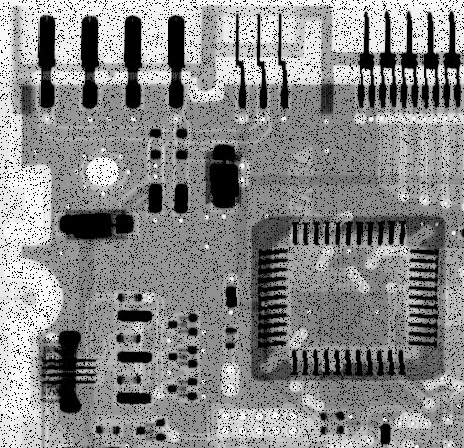
#> input picture circuitboard-pepper.tif, 464 x 448 px
$ jupyter execute --allow-errors lab8_report.ipynb   (shell and % lines are left out)
#> lines starting #> are read from the running program, lines starting #| are printed output that depends on the picture
<h1><center>
    ECE 438 - Laboratory 8<br/>
    Image Processing Basics: Part II<br/>
    Date:<br/>
    Section:<br/>
</center></h1>

|Name |Signature |Time spent outside lab|
|:---:|:---:|:---:|
|Student Name #1 [---%]| | |
|Student Name #2 [---%]| | |

||Below expectations| Lacks in some respect|Meets all expectations|
|:---:|:---:|:---:|:---:|
|**Completeness of the report**||||
|**Organization of the report**||||
|**Quality of figures**: *Correctly labeled with title, x-axis, y-axis, and name(s)*||||
|**Ability to process images with simple operations (15 pts)**: *Output images, question*||||
|**Understanding of pixel distribution and linear transformation (25 pts)**: *Output images, histograms, code(pointTrans), questions*||||
|**Understanding of gamma correction (15 pts)**: *Output image, code(gammCorr), questions*||||
|**Understanding of image smoothing and sharpening (45 pts)**: *Output images, codes(convolve2d, gaussFilter, medianFilter), frequency response, questions*||||

[cell 1]
import numpy as np
from scipy import signal
import matplotlib.pyplot as plt


# refer to https://matplotlib.org/3.1.0/gallery/mplot3d/surface3d.html
from mpl_toolkits.mplot3d import Axes3D
from matplotlib import cm
from matplotlib.ticker import LinearLocator, FormatStrFormatter

[cell 2]
# make sure the plot is displayed in this notebook
# specify the size of the plot
plt.rcParams['figure.figsize'] = (16, 6)

# for auto-reloading extenrnal modules

<h3 style="color:red;"><left>Exercise 1: 2D Convolution</left></h3>

Filters can be represented as a 2-D convolution of an image $f[i, j]$ with the filter’s impulse response $h[i, j]$.

\begin{align*}
    g[i,j]&=f[i,j]**h[i,j]\tag{6}\\
    &=\sum_{k=-\infty}^{\infty}\sum_{l=-\infty}^{\infty}f[i-k,j-l]h[k,l]
\end{align*}

**1. Complete the function below to convolve the image `image` with the filter `kernel`. Use zero padding to make sure the size of the image is unchanged after it being filtered.**

* Assume that the size of the kernel is $s\times s$ where $s$ is odd.
* Try avoid using *for* loops in Equation 6. This can be done by flipping the kernel horizontally and vertically first, and then using element-wise multiplication of matrices and `np.sum()`.
* To zero pad the image, create a new matrix of zeros. The size of this matrix should be $(H+s-1)\times(W+s-1)$, where $H$, $W$ are the height and the width of the original image, and $s$ is the size of the kernel. Then, assign the correct sub-region of the new matrix with the image.

[cell 3]
# [14 lines left out: function convolve2d, not called in this run]

**2. Run the following cell to get the test input image and a $3\times3$ filter. Use your `convolve2d()` function to get the filtered image.**

[cell 4]
image = np.array([[0, 0, 0, 0, 0, 0, 0, 0, 0, 0, 0],
                  [0, 0, 0, 0, 0, 1, 0, 0, 0, 0, 0],
                  [0, 0, 0, 0, 1, 1, 1, 0, 0, 0, 0],
                  [0, 0, 0, 1, 1, 1, 1, 1, 0, 0, 0],
                  [0, 0, 1, 1, 1, 1, 1, 1, 1, 0, 0],
                  [0, 1, 1, 1, 1, 1, 1, 1, 1, 1, 0],
                  [0, 1, 1, 1, 1, 1, 1, 1, 1, 1, 0],
                  [0, 1, 1, 1, 1, 1, 1, 1, 1, 1, 0],
                  [0, 1, 1, 1, 1, 1, 1, 1, 1, 1, 0],
                  [0, 1, 1, 1, 1, 1, 1, 1, 1, 1, 0],
                  [0, 0, 0, 0, 0, 0, 0, 0, 0, 0, 0]]).astype(float)
kernel = np.array([[-1/8, 1/2, -1/8],
                   [-1/4, 1.0, -1/4],
                   [-1/8, 1/2, -1/8]])

[cell 5]
# insert your code here

**3. Run the following cell to check if your `convolve2d()` is correct.**

[cell 6]
filtered_correct = np.array([[0, 0, 0, 0, -1/8, 1/2, -1/8, 0, 0, 0, 0],
                             [0, 0, 0, -1/8, 1/8, 10/8, 1/8, -1/8, 0, 0, 0],
                             [0, 0, -1/8, 1/8, 7/8, 10/8, 7/8, 1/8, -1/8, 0, 0],
                             [0, -1/8, 1/8, 7/8, 9/8, 1, 9/8, 7/8, 1/8, -1/8, 0],
                             [-1/8, 1/8, 7/8, 9/8, 1, 1, 1, 9/8, 7/8, 1/8, -1/8],
                             [-3/8, 1, 9/8, 1, 1, 1, 1, 1, 9/8, 1, -3/8],
                             [-1/2, 3/2, 1, 1, 1, 1, 1, 1, 1, 3/2, -1/2],
                             [-1/2, 3/2, 1, 1, 1, 1, 1, 1, 1, 3/2, -1/2],
                             [-1/2, 3/2, 1, 1, 1, 1, 1, 1, 1, 3/2, -1/2],
                             [-3/8, 9/8, 6/8, 6/8, 6/8, 6/8, 6/8, 6/8, 6/8, 9/8, -3/8],
                             [-1/8, 3/8, 2/8, 2/8, 2/8, 2/8, 2/8, 2/8, 2/8, 3/8, -1/8]])

#> (the rest of this cell did not finish here and is left out)

<h3 style="color:red;"><left>Exercise 2: Image Smoothing</left></h3>

**1. Complete the function below that will create a normalized Gaussian filter that is centered around the origin (the center element of your matrix should be $h[0, 0]$).**

* Note that this filter is both separable and symmetric, meaning $h[i, j] = h[i]h[j]$ and $h[i] = h[−i]$.
* Notice that for this filter to be symmetrically centered around zero, `N` will need to be an odd number.
* Make sure the sum of the filter coefficient magnitudes is $1$.

[cell 7]
# [14 lines left out: function gaussFilter, not called in this run]

**2. Compute the frequency response of a $7\times7$ Gaussian filter with $\sigma^2=1$.**

* You may use the following command to get a $32\times32$ DFT.
```python
H = np.fft.fftshift(np.fft.fft2(h, (32, 32)))
```

[cell 8]
# insert your code here

**3. Plot the magnitude of the frequency response of the Gaussian filter, $|H_{\text{Gauss}}(\omega_1,\omega_2)|$, using the provided ```mesh_plot()``` function below. Plot it over the region $[-\pi,\pi]\times[-\pi,\pi]$, and label the axes.**

[cell 9]
# refer to https://matplotlib.org/3.1.0/gallery/mplot3d/surface3d.html

# [12 lines left out: function mesh_plot, not called in this run]

[cell 10]
# insert your code here

**4. Load the image file ```race.tif``` and filter it with a $7\times7$ Gaussian filter, with $\sigma^2=1$. Display the original and the filtered images.**

[cell 11]
# insert your code here

**5. Load the image files ```noise1.tif``` and ```noise2.tif```, and display them. These images are versions of `race.tif` that have been degraded by additive white Gaussian noise and “salt and pepper” noise, respectively.**

[cell 12]
# insert your code here

**6. Complete the function below to implement a $3\times3$ median filter (without using the ```signal.medfilt2d()``` function).**

* For convenience, you do not have to alter the pixels on the border of `image`.
* Use ```np.median()``` to find the median value of a subarea of the image, i.e., a $3\times3$ window surrounding each pixel.

[cell 13]
# [12 lines left out: function medianFilter, not called in this run]

**7. Filter each of the noisy images with both the $7 \times 7$ Gaussian filter ($\sigma^2 = 1$) and the $3 \times 3$ median filter. Display the 4 results and place a title indicating the type of noise and the filter on each image.**

[cell 14]
# insert your code here

**8. Discuss the effectiveness of each filter for the case of additive white Gaussian noise. Discuss both positive and negative effects that you observe for each filter.**

insert your answer here

**9. Discuss the effectiveness of each filter for the case of “salt & pepper” noise. Again, discuss both positive and negative effects that you observe for each filter.**

insert your answer here

<h3 style="color:red;"><left>Exercise 3: Image Sharpening</left></h3>

**1. Using your ```gaussFilter()``` function, create a $5 \times 5$ Gaussian filter with $\sigma^2 = 1$.**

[cell 15]
# insert your code here

**2. Derive the frequency response of an unsharp mask filter from equation (10).**

insert your answer here

**3. Compute the frequency response of the unsharp mask filter, using the Gaussian filter as $h[i, j]$, $\alpha = 5$ and $\beta = 4$. The size of the calculated frequency response should be $32 \times 32$. Plot the magnitude of this response in the range $[-\pi, \pi] \times [-\pi, \pi]$ using provided function ```mesh_plot()```, and label the axes. Print out this response.**

[cell 16]
# insert your code here

**4. Load the image file ```blur.tif``` and display it.**

[cell 17]
# insert your code here

**5. Apply the unsharp mask filter with the parameters specified above to this image, using equation (9). Use $\alpha = 5$ and $\beta = 4$ to display the filtered image.**

[cell 18]
# insert your code here

**6. What effect did the filtering have on the image?**

insert your answer here

**7. Now try applying the filter to ```blur.tif```, using $\alpha = 10$ and $\beta = 9$. Label the processed image and display it.**

[cell 19]
# insert your code here

**8. Compare this result to the previous one.**

insert your anwer here

<h3 style="color:red;"><left>Exercise 4: Spatial Filtering</left></h3>

#### Introduction to Spatial Filtering
Spatial filtering is a process used to enhance or restore images by manipulating pixel values in a local neighborhood. In this experiment, we will use spatial filtering to restore images affected by **pepper noise** (random black pixels) and **salt noise** (random white pixels).

One effective filter for this type of noise is the **median filter**. The **median filter** is a type of order-statistic filter that replaces the value of a pixel with the **median** value of its neighboring pixels. This is particularly effective for removing salt-and-pepper noise without significantly blurring the edges of the image.

Another effective approach is using **max and min filters**, which can handle pepper and salt noise individually:
- **Max Filter** is effective in reducing **pepper noise** by taking the maximum value within a local neighborhood, which helps to replace black pixels with brighter surrounding values.
- **Min Filter** is effective in reducing **salt noise** by taking the minimum value within a local neighborhood, which helps to replace white pixels with darker surrounding values.

#### Principle of Spatial Filtering
To remove salt or pepper noise, we use spatial filters that smooth the image by averaging or taking other statistical measures of neighboring pixel values.

- **Median Filter**:
  $$ f_{\text{median}}(x, y) = \text{median} \{ g(r, c) \}, \quad (r, c) \in S_{xy} $$
  Where $ S_{xy} $ represents the neighborhood around the pixel at position $ (x, y) $, and $ g(r, c) $ are the intensity values of pixels within the neighborhood. The median filter is particularly effective for removing salt or pepper noise without significantly blurring the edges of the image.

- **Max Filter**:
  $$ f_{\text{max}}(x, y) = \max \{ g(r, c) \}, \quad (r, c) \in S_{xy} $$
  The max filter replaces each pixel value with the maximum value from its neighborhood. This is useful for removing pepper noise.

- **Min Filter**:
  $$ f_{\text{min}}(x, y) = \min \{ g(r, c) \}, \quad (r, c) \in S_{xy} $$
  The min filter replaces each pixel value with the minimum value from its neighborhood. This is useful for removing salt noise.

#### Student Task
1. **Apply spatial filters** (max filter and min filter) to given noisy images that are affected by **pepper noise** and **salt noise** separately.
2. Compare the results of the filters to determine which one works better for removing each type of noise while preserving details.

[cell 20]
import cv2
import numpy as np
import matplotlib.pyplot as plt

# Function to apply max filter
def max_filter(image, kernel_size=3):
    # insert your code here. Hint: check cv2.dilate()
    return None


# Function to apply min filter
def min_filter(image, kernel_size=3):
    # insert your code here. Hint: check cv2.erode()
    return None

# Read and filter the images
pepper_noise_image = cv2.imread('circuitboard-pepper.tif', cv2.IMREAD_GRAYSCALE)
#> pepper_noise_image is the input picture: shape (448, 464); min 0, max 255, mean 135.8
max_filtered_pepper = max_filter(pepper_noise_image, kernel_size=3)

salt_noise_image = cv2.imread('circuitboard-salt.tif', cv2.IMREAD_GRAYSCALE)
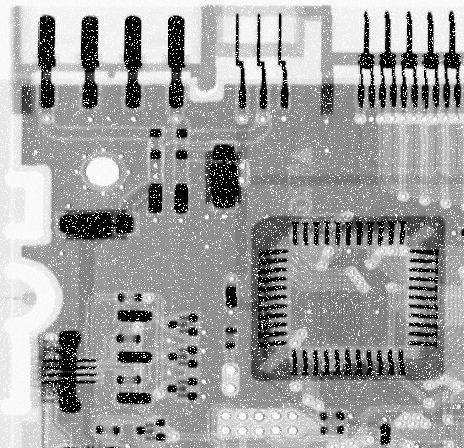
#> input picture circuitboard-salt.tif, 464 x 448 px
#> salt_noise_image is the input picture: shape (448, 464); min 0, max 255, mean 161.1
min_filtered_salt = min_filter(salt_noise_image, kernel_size=3)

# Display the images before and after filtering
plt.figure(figsize=(8, 4))
plt.subplot(1, 2, 1)
plt.title('Pepper Noise Image')
plt.axis('off')
plt.imshow(pepper_noise_image, cmap='gray')

plt.subplot(1, 2, 2)
plt.title('Max Filtered (Pepper Noise)')
plt.axis('off')
#> (the rest of this cell did not finish here and is left out)

<h3 style="color:red;"><left>Exercise 5: Adaptive Median Filtering</left></h3>

#### Introduction to Adaptive Median Filtering
The filters discussed previously, such as median, max, and min filters, are effective but do not adapt to the varying characteristics of the image. In some cases, using an **adaptive median filter** can improve results by adjusting the filtering based on local image characteristics. The **adaptive median filter** works by changing the size of the neighborhood used for filtering until specific conditions are met. This makes it effective for images with high-density salt-and-pepper noise.

#### Principle of Adaptive Median Filtering
In adaptive median filtering, the process starts with a small neighborhood size $ S_{xy} $ centered at the pixel being processed. The algorithm uses two levels of processing for each pixel to decide whether it should be replaced or retained. The conditions are as follows:

- **Level A**:
  - If $ z_{\text{min}} < z_{\text{med}} < z_{\text{max}} $, go to **Level B**.
  - Else, increase the size of $ S_{xy} $.
    - If $ S_{xy} \leq S_{\text{max}} $, repeat **Level A**.
    - Else, output $ z_{\text{med}} $.
- **Level B**:
  - If $ z_{\text{min}} < z_{xy} < z_{\text{max}} $, output $ z_{xy} $.
  - Else, output $ z_{\text{med}} $.

Where:
- $ z_{\text{min}} $: Minimum intensity value in $ S_{xy} $.
- $ z_{\text{max}} $: Maximum intensity value in $ S_{xy} $.
- $ z_{\text{med}} $: Median of intensity values in $ S_{xy} $.
- $ z_{xy} $: Intensity value at coordinates $(x, y)$.
- $ S_{\text{max}} $: Maximum allowed size of $ S_{xy} $.

#### Student Task
1. **Add salt-and-pepper noise** to a given image with salt-and-pepper noise (probability = 0.25).
2. **Apply adaptive median filtering** to the noisy image.
3. Compare the result of adaptive median filtering with traditional median filtering to determine which one works better for high-density noise while preserving details.

[cell 21]
import cv2
import numpy as np
import matplotlib.pyplot as plt

# Function to add salt-and-pepper noise to an image
def add_salt_pepper_noise(image, prob=0.25):
    noisy_image = image.copy()
    num_salt = np.ceil(prob * image.size * 0.5)
    num_pepper = np.ceil(prob * image.size * 0.5)

    salt_coords = [np.random.randint(0, i - 1, int(num_salt)) for i in image.shape]
    pepper_coords = [np.random.randint(0, i - 1, int(num_pepper)) for i in image.shape]

    # insert your code here to add salt and pepper noise to the images according to the coordinates
    noisy_image = None

    return noisy_image

# Function to apply adaptive median filter
def adaptive_median_filter(image, S_max=7):
    output_image = image.copy()
    rows, cols = image.shape

    for i in range(rows):
        for j in range(cols):
            S_xy = 3
            while S_xy <= S_max:
                r_min = max(i - S_xy // 2, 0)
                r_max = min(i + S_xy // 2 + 1, rows)
                c_min = max(j - S_xy // 2, 0)
                c_max = min(j + S_xy // 2 + 1, cols)

                neighborhood = image[r_min:r_max, c_min:c_max]
                z_xy = image[i, j]

                # insert your code here. Hint: Calculate z_min, z_max, and z_med using neighborhood values
                z_min = None
                z_max = None
                z_med = None

                # insert your code here. Hint: assign correct values for output_image according to the above instructions
                if z_min < z_med < z_max:
                    if z_min < z_xy < z_max:
                        output_image[i, j] = None
                    else:
                        output_image[i, j] = None
                    break
                else:
                    S_xy += 2
                    if S_xy > S_max:
                        output_image[i, j] = None

    return output_image

def median_filter(image, kernel_size=3):
    # insert your code here. Hint: check cv2.medianBlur().
    return None

original_image = cv2.imread('girl.tif', cv2.IMREAD_GRAYSCALE)
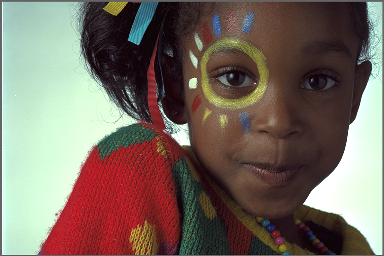
#> input picture girl.tif, 384 x 256 px
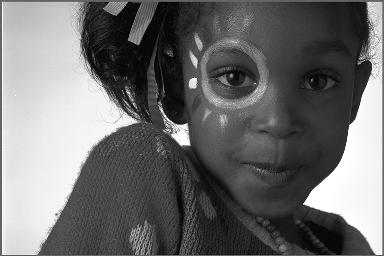
#> original_image: shape (256, 384); min 1, max 255, mean 109.3
salt_pepper_noise_image = add_salt_pepper_noise(original_image, prob=0.25)
#> (the rest of this cell did not finish here and is left out)

traditional_median_filtered_image = median_filter(salt_pepper_noise_image, 3)

# Display original, noisy, and filtered images
plt.figure(figsize=(15, 5))
plt.subplot(1, 4, 1)
plt.title('Original Image')
plt.axis('off')
plt.imshow(original_image, cmap='gray')

plt.subplot(1, 4, 2)
plt.title('Noisy Image (Salt & Pepper, p=0.25)')
plt.axis('off')
plt.imshow(salt_pepper_noise_image, cmap='gray')

plt.subplot(1, 4, 3)
plt.title('Adaptive Median Filtered Image')
plt.axis('off')
plt.imshow(adaptive_filtered_image, cmap='gray')

plt.subplot(1, 4, 4)
plt.title('Traditional Median Filtered Image')
plt.axis('off')
plt.imshow(traditional_median_filtered_image, cmap='gray')
plt.show()

<h3 style="color:red;"><left>Exercise 6: MSE and PSNR</left></h3>

#### Introduction to Image Quality Evaluation
In image processing, it’s important to assess how well filtering methods retain the quality of the original image while removing noise. Two commonly used metrics for this purpose are **Mean Squared Error (MSE)** and **Peak Signal-to-Noise Ratio (PSNR)**.

- **Mean Squared Error (MSE)**: MSE measures the average squared difference between the original and filtered images. A lower MSE value indicates a closer match to the original image, meaning the filter was effective in maintaining image quality.

  $$
  \text{MSE} = \frac{1}{mn} \sum_{x=1}^{m} \sum_{y=1}^{n} [I_{\text{original}}(x, y) - I_{\text{filtered}}(x, y)]^2
  $$

  where \( m \) and \( n \) are the image dimensions, \( I_{\text{original}} \) is the pixel value in the original image, and \( I_{\text{filtered}} \) is the corresponding pixel value in the filtered image.

- **Peak Signal-to-Noise Ratio (PSNR)**: PSNR, often expressed in decibels (dB), is based on the MSE but provides a standardized scale to evaluate image quality. A higher PSNR value indicates better image quality and less distortion from the original.

  $$
  \text{PSNR} = 20 \cdot \log_{10} \left( \frac{\text{MAX}_{I}}{\sqrt{\text{MSE}}} \right)
  $$

  where \( \text{MAX}_{I} \) is the maximum possible pixel value in the image (typically 255 for an 8-bit grayscale image).

#### Principle of Quality Metrics
- **MSE** helps us understand the average discrepancy between the original and filtered images. A low MSE value indicates high similarity, which is desirable for preserving image quality.
- **PSNR** gives us a standardized measure of quality; the higher the PSNR, the better the filter retained details while reducing noise.

#### Student Task
1. **Implement MSE and PSNR**: Write code to compute MSE and PSNR between the original and filtered images.
2. **Apply Evaluation Metrics**: Calculate MSE and PSNR for each filter you implemented (max filter, min filter, adaptive median filter, and traditional median filter).
3. **Analyze the Results**: Based on the calculated MSE and PSNR values, analyze and compare the performance of each filter. Which filter achieved the lowest MSE and highest PSNR, indicating effective noise removal with minimal loss of detail?

[cell 22]
import cv2
import numpy as np

# Function to calculate Mean Squared Error (MSE)
# [10 lines left out: functions calculate_mse, calculate_psnr, not called in this run]

# Calculate MSE and PSNR for each filtered image

original_image = cv2.imread('house.tif', cv2.IMREAD_GRAYSCALE)
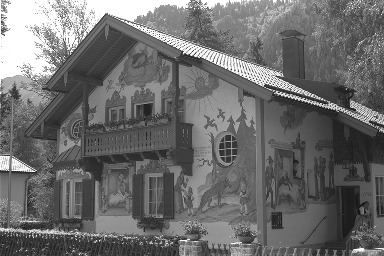
#> input picture house.tif, 384 x 256 px
#> original_image is the input picture: shape (256, 384); min 13, max 255, mean 108.5
salt_pepper_noise_image = add_salt_pepper_noise(original_image, prob=0.25)

max_filtered_image = max_filter(salt_pepper_noise_image, kernel_size=3)
min_filtered_image = min_filter(salt_pepper_noise_image, kernel_size=3)
#> (the rest of this cell did not finish here and is left out)

traditional_median_filtered_image = median_filter(salt_pepper_noise_image, 3)

mse_max_filter = calculate_mse(original_image, max_filtered_image)
psnr_max_filter = calculate_psnr(original_image, max_filtered_image)

mse_min_filter = calculate_mse(original_image, min_filtered_image)
psnr_min_filter = calculate_psnr(original_image, min_filtered_image)

mse_adaptive_median = calculate_mse(original_image, adaptive_filtered_image)
psnr_adaptive_median = calculate_psnr(original_image, adaptive_filtered_image)

mse_traditional_median = calculate_mse(original_image, traditional_median_filtered_image)
psnr_traditional_median = calculate_psnr(original_image, traditional_median_filtered_image)


# Display original, noisy, and filtered images
plt.figure(figsize=(12, 5))
plt.subplot(2, 3, 1)
plt.title('Original Image')
plt.axis('off')
plt.imshow(original_image, cmap='gray')

plt.subplot(2, 3, 2)
plt.title('Noisy Image (Salt & Pepper, p=0.25)')
plt.axis('off')
plt.imshow(salt_pepper_noise_image, cmap='gray')

plt.subplot(2, 3, 3)
plt.title('Max Filtered Image')
plt.axis('off')
plt.imshow(max_filtered_image, cmap='gray')

plt.subplot(2, 3, 4)
plt.title('Min Filtered Image')
plt.axis('off')
plt.imshow(min_filtered_image, cmap='gray')

plt.subplot(2, 3, 5)
plt.title('Adaptive Median Filtered Image')
plt.axis('off')
plt.imshow(adaptive_filtered_image, cmap='gray')

plt.subplot(2, 3, 6)
plt.title('Traditional Median Filtered Image')
plt.axis('off')
plt.imshow(traditional_median_filtered_image, cmap='gray')

plt.show()
